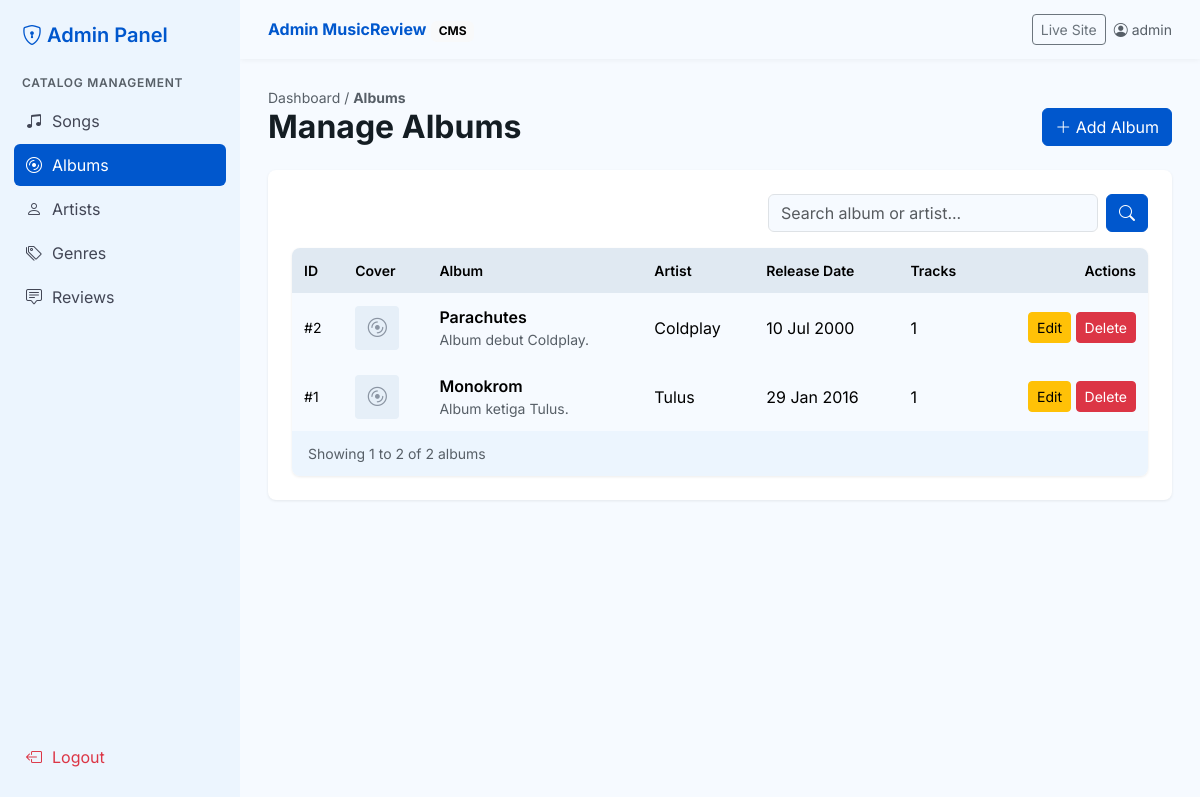
Screenshot of /admin/albums.php (signed in) with the database file from the repository.
### tables this page shows
CREATE TABLE `albums` (
  `id_album` int(11) NOT NULL,
  `id_artist` int(11) NOT NULL,
  `nama_album` varchar(100) NOT NULL,
  `tanggal_rilis` date DEFAULT NULL,
  `cover_album` varchar(255) DEFAULT NULL,
  `deskripsi` text DEFAULT NULL
);

CREATE TABLE `artists` (
  `id_artist` int(11) NOT NULL,
  `nama_artist` varchar(100) NOT NULL,
  `bio` text DEFAULT NULL,
  `negara` varchar(50) DEFAULT NULL,
  `foto_artist` varchar(255) DEFAULT NULL
);

### admin/albums.php (the view, shortened to what this page needs)
<?php
require "../koneksi.php";
$cari    = trim($_GET["cari"] ?? "");
$hal     = max(1, (int)($_GET["hal"] ?? 1));
$per_hal = 8;
$mulai   = ($hal - 1) * $per_hal;
$where = "WHERE 1=1";
$params = [];
$dari  = "FROM albums al JOIN artists ar ON al.id_artist = ar.id_artist";
$total = ambil_satu("SELECT COUNT(*) AS n $dari $where", $params)["n"];
$albums = ambil_semua("SELECT al.*, ar.nama_artist, (SELECT COUNT(*) FROM songs s WHERE s.id_album = al.id_album) AS jml_lagu
    $dari $where ORDER BY al.id_album DESC LIMIT $mulai, $per_hal", $params);
include "header_admin.php";
?>
<div class="d-flex justify-content-between align-items-end mb-4">
    <div>
        <div class="teks-kecil">Dashboard / <strong>Albums</strong></div>
        <h1 class="h2 fw-bold mb-0">Manage Albums</h1>
    </div>
    <button class="btn btn-primary" data-bs-toggle="modal" data-bs-target="#formModal" data-judul-modal="Add New Album" data-aksi="tambah"><i class="bi bi-plus-lg"></i> Add Album</button>
</div>
<div class="kartu p-4">
    <form method="get" class="d-flex gap-2 mb-3 ms-auto" style="max-width:380px">
        <input type="text" name="cari" class="form-control" placeholder="Search album or artist..." value="<?= e($cari) ?>">
        <button class="btn btn-primary"><i class="bi bi-search"></i></button>
    </form>
    <div class="tabel-mr">
        <div class="table-responsive">
            <table class="table">
                <thead><tr><th>ID</th><th>Cover</th><th>Album</th><th>Artist</th><th>Release Date</th><th>Tracks</th><th class="text-end">Actions</th></tr></thead>
                <tbody>
                    <?php foreach ($albums as $a) { ?>
                        <tr>
                            <td class="teks-kecil">#<?= $a["id_album"] ?></td>
                            <td><div class="thumb"><?= gambar("cover", $a["cover_album"], "disc", "../") ?></div></td>
                            <td><div class="fw-semibold"><?= e($a["nama_album"]) ?></div><div class="teks-kecil"><?= e(potong($a["deskripsi"] ?? "", 60)) ?></div></td>
                            <td><?= e($a["nama_artist"]) ?></td>
                            <td><?= format_tanggal($a["tanggal_rilis"]) ?></td>
                            <td><?= $a["jml_lagu"] ?></td>
                            <td class="text-end text-nowrap">
                                <button class="btn btn-sm btn-warning" data-bs-toggle="modal" data-bs-target="#formModal"
                                    data-judul-modal="Edit Album - #<?= $a['id_album'] ?>" data-aksi="edit"
                                    data-id_album="<?= $a['id_album'] ?>" data-nama_album="<?= e($a['nama_album']) ?>"
                                    data-id_artist="<?= $a['id_artist'] ?>" data-tanggal_rilis="<?= e($a['tanggal_rilis']) ?>"
                                    data-deskripsi="<?= e($a['deskripsi']) ?>">Edit</button>
                                <form method="post" class="d-inline hapus">
                                    <button class="btn btn-sm btn-danger">Delete</button>
                                </form>
                            </td>
                        </tr>
                    <?php } ?>
                </tbody>
            </table>
        </div>
        <div class="bawah"><span>Showing <?= $albums ? $mulai + 1 : 0 ?> to <?= $mulai + count($albums) ?> of <?= $total ?> albums</span><?= paginasi($total, $per_hal, $hal) ?></div>
    </div>
</div>
<?php include "footer_admin.php"; ?>

### koneksi.php (shortened to what this page needs)
<?php
$host     = "localhost";
$user     = "root";
$pass     = "";
$nama_db  = "musicreview";
$koneksi = mysqli_connect($host, $user, $pass, $nama_db);
mysqli_set_charset($koneksi, "utf8mb4");
function jalankan($sql, $params = []) {
    global $koneksi;
    $stmt = mysqli_prepare($koneksi, $sql);
    if (!mysqli_stmt_execute($stmt)) return false;
    return $stmt;
}
function ambil_semua($sql, $params = []) {
    $stmt = jalankan($sql, $params);
    $hasil = mysqli_stmt_get_result($stmt);
    return $hasil ? mysqli_fetch_all($hasil, MYSQLI_ASSOC) : [];
}
function ambil_satu($sql, $params = []) {
    $data = ambil_semua($sql, $params);
    return $data ? $data[0] : null;
}
function e($teks) {
    return htmlspecialchars($teks ?? "", ENT_QUOTES, "UTF-8");
}
function potong($teks, $panjang) {
    $teks = $teks ?? "";
    if (function_exists("mb_strimwidth")) {
        return mb_strimwidth($teks, 0, $panjang, "...");
    }
    return strlen($teks) > $panjang ? substr($teks, 0, $panjang) . "..." : $teks;
}
function format_tanggal($tgl) {
    return $tgl ? date("d M Y", strtotime($tgl)) : "-";
}
function gambar($folder, $file, $ikon = "music-note-beamed", $base = "") {
    return '<div class="img-kosong"><i class="bi bi-' . $ikon . '"></i></div>';
}

### css/style.css (style rules this page uses)
:root { --bs-primary: #0057cd; --bs-primary-rgb: 0, 87, 205; --bs-link-color: #0057cd; --bs-link-hover-color: #00419e; --bs-body-font-family: 'Inter', sans-serif; --bs-body-bg: #f6faff; --bs-body-color: #141d23; --mr-low: #ecf5fe; --mr-container: #e6eff8; --mr-high: #e0e9f2; }
body { background: #f6faff; }
.btn-primary { --bs-btn-bg: #0057cd; --bs-btn-border-color: #0057cd; --bs-btn-hover-bg: #00419e; --bs-btn-hover-border-color: #00419e; --bs-btn-active-bg: #00419e; }
.kartu { background: #fff; border-radius: 8px; box-shadow: 0 1px 3px rgba(0, 0, 0, .08); }
.img-kosong { width: 100%; height: 100%; display: flex; align-items: center; justify-content: center; background: var(--mr-container); color: #8b95a3; font-size: 2.5rem; }
.thumb { width: 44px; height: 44px; border-radius: 4px; overflow: hidden; flex-shrink: 0; }
.thumb .img-kosong { font-size: 1.2rem; }
.tabel-mr { background: #fff; border-radius: 8px; overflow: hidden; box-shadow: 0 1px 3px rgba(0, 0, 0, .08); }
.tabel-mr table { margin-bottom: 0; }
.tabel-mr thead th { background: var(--mr-high); font-weight: 600; font-size: 14px; padding: 12px; border: 0; }
.tabel-mr tbody td { padding: 12px; vertical-align: middle; border: 0; }
.tabel-mr tbody tr:nth-child(even) { background: var(--mr-low); }
.tabel-mr .bawah { background: var(--mr-low); padding: 12px 16px; display: flex; justify-content: space-between; align-items: center; flex-wrap: wrap; gap: 8px; font-size: 14px; color: #575f67; }
.teks-kecil { font-size: 14px; color: #575f67; }

### rows the page displays
albums: id_album "2", nama_album "Parachutes", deskripsi "Album debut Coldplay.", id_artist.nama_artist "Coldplay", tanggal_rilis "10 Jul 2000", jml_lagu "1"
albums: id_album "1", nama_album "Monokrom", deskripsi "Album ketiga Tulus.", id_artist.nama_artist "Tulus", tanggal_rilis "29 Jan 2016", jml_lagu "1"

### other values shown
$m[2] "Songs"
$m[2] "Albums"
$m[2] "Artists"
$m[2] "Genres"
$m[2] "Reviews"
$_SESSION["username"] "admin"
$mulai + 1 "1"
$mulai + count($albums) "2"
$total "2"
